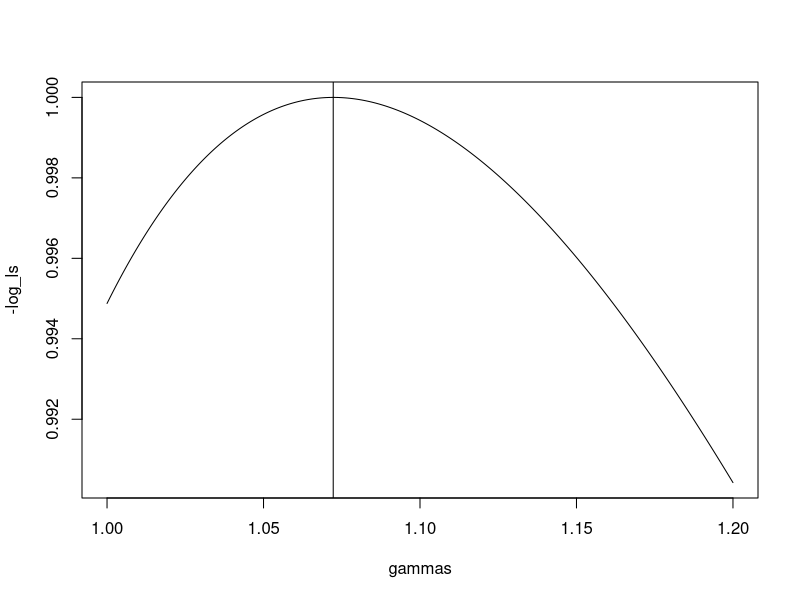
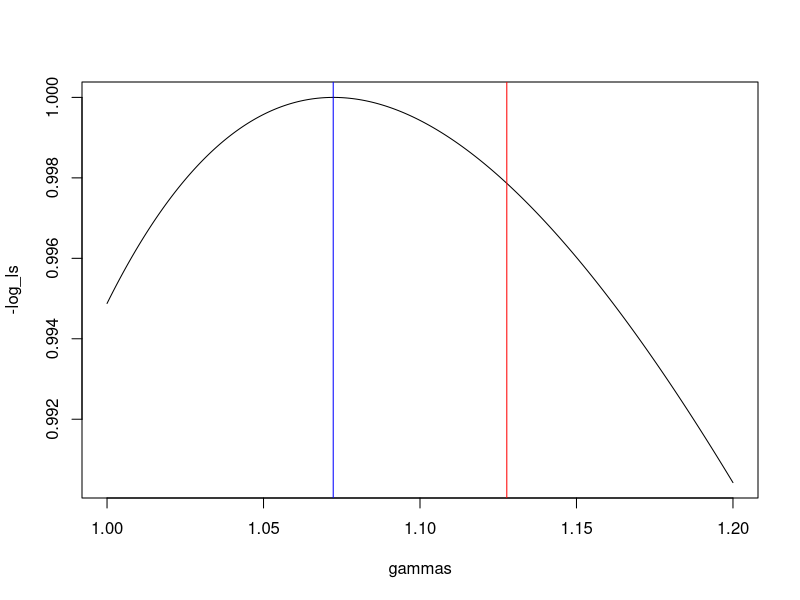
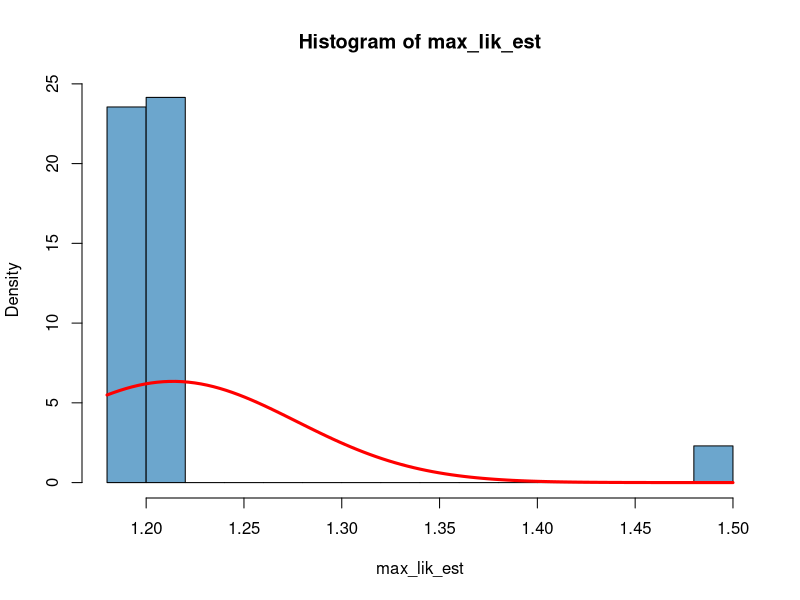
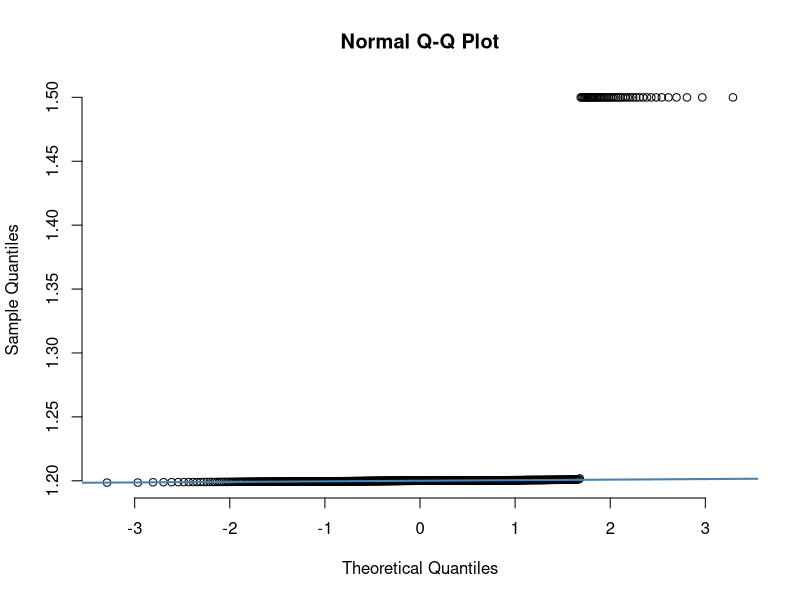
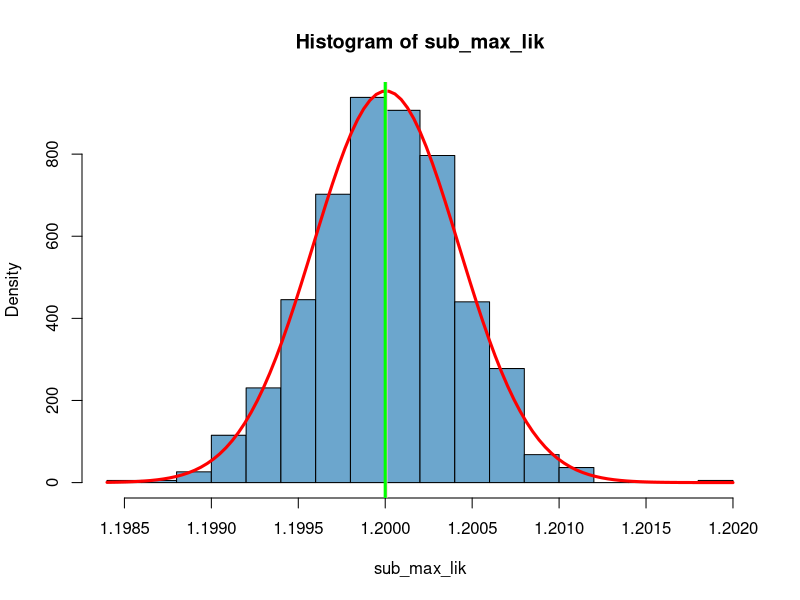
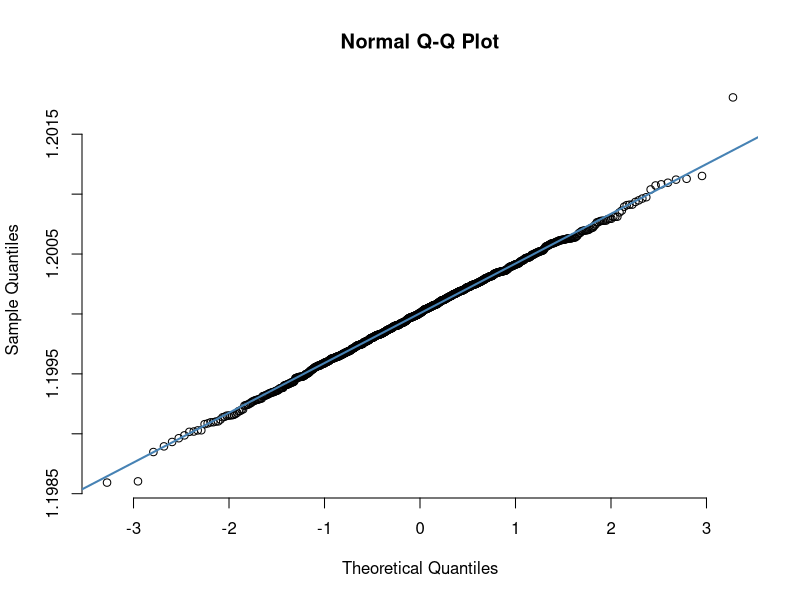

These figures' R source, in order:
## ---- chunk 1
library(dplyr,
        verbose=FALSE)
library(tidyverse,
        verbose = FALSE)

age_mid_point = function(x,y){
  (x+y)/2
}

beta_0_C_hat = -14.15
beta_1_N_hat = 0.09836
beta_0_N_hat = -12.06

lb = c(0,5,15,25,35,45,55,65,75,85)
ub = c(4,14,24,34,44,54,64,74,84,89)

age = c(age_mid_point(lb,ub),90)

Y_C = c(3,3,33,128,369,1283,3476,7319,16043,10160,10790)

population = c(3535430,7159102,6988755,
               7998302,7460856,8142528,
               7019590,5906928,3476922,
               918437,528959)

Y_N = c(848,138,470,1141,2577,6577,13565,27184,47729,30703,30703)

data = data.frame(age,Y_N,Y_C,population)


beta_0_C = beta_0_C_hat
beta_0_N = beta_0_N_hat
beta_1_N = beta_1_N_hat


log_l = function(gamma_hat){

  lambda_N = data$population*exp(beta_0_N+beta_1_N*data$age)
  lambda_C = data$population*exp(beta_0_C+gamma_hat*beta_1_N*data$age)
  
  sum_1 = data$Y_C*log(lambda_C)+data$Y_N*log(lambda_N)
  sum_2 = lambda_C+lambda_N
  sum_3 = log(data$Y_C*data$Y_N)
  
  sum_all= sum(sum_1-sum_2-sum_3)
  return(-sum_all)
}
data
## ---- chunk 2
log_ls = c()
gammas = seq(1,1.2,length.out = 1000)
for(gamma in gammas){
  log_ls  = c(log_l(gamma),log_ls)
}

log_ls = log_ls/max(abs(log_ls))

plot(x=gammas,y=-log_ls,type="l")
abline(v=gammas[-log_ls==max(-log_ls)])
## ---- chunk 3
paste0('optimal gamma: ',round(gammas[-log_ls == max(-log_ls)],3))
## ---- chunk 4
# initial value of gamma
par = 0

opt = optim(par=par,
      fn= log_l)

opt
## ---- chunk 5
plot(x=gammas,y=-log_ls,type="l")
abline(v=gammas[-log_ls==max(-log_ls)],col='blue')
abline(v=opt$par,col='red')
## ---- chunk 6
optimize(log_l,c(-2,2))
## ---- chunk 7
n=11
gamma_hat = 1.2

lambda_N = data$population*exp(beta_0_N+beta_1_N*data$age)
lambda_C = data$population*exp(beta_0_C+gamma_hat*beta_1_N*data$age)

max_lik_est = c()
num_simulations = 1000

for(k in 1:num_simulations){
  
  # set.seed(k)
  
  Y_C = rpois(n,lambda_C)
  Y_N = rpois(n,lambda_N)
  data = data.frame(age,Y_N,Y_C,population)
  
  par = 1
  
  opt = optimize(log_l,c(-1.5,1.5));
  
  max_lik_est[k] = opt$minimum
}
m<-mean(max_lik_est)
std<-sqrt(var(max_lik_est))

hist(max_lik_est, 
     col = 'skyblue3',
     breaks = 20,
     prob=TRUE)
curve(dnorm(x, mean=m, sd=std), 
      col="red", 
      lwd=3, 
      add=TRUE, 
      yaxt="n")

print('')
## ---- chunk 8
qqnorm(max_lik_est, pch = 1, frame = FALSE)
qqline(max_lik_est, col = "steelblue", lwd = 2)
## ---- chunk 9
### taking out max_lik that are greater 1.4
sub_max_lik = max_lik_est[max_lik_est<1.4]

m<-mean(sub_max_lik)
std<-sqrt(var(sub_max_lik))

hist(sub_max_lik, 
     col= 'skyblue3',
     breaks = 20,
     prob=TRUE)

curve(dnorm(x, mean=m, sd=std), 
      col="red", lwd=3, add=TRUE, yaxt="n")
abline(v=mean(sub_max_lik),col="pink",lwd=3)
abline(v=gamma_hat,col="green",lwd=3)
## ---- chunk 10
qqnorm(sub_max_lik, pch = 1, frame = FALSE)
qqline(sub_max_lik, col = "steelblue", lwd = 2)
## ---- chunk 11
alpha = 0.05
lb = alpha/2
ub = 1-(alpha/2)
# quantiles
qchisq(c(lb,ub),1)
## ---- chunk 12
# Note that the log_l function returns the negative log_l and the test statistics (LR)
# here is 
-2*(log_l(1.28)-log_l(0))
## ---- chunk 13
qchisq(c(lb,ub),1)/2
